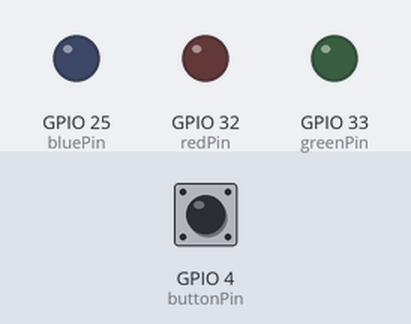
The sketch below on a simulated ESP32. Shown: output pins drawn as LEDs (lit = HIGH). Inputs (shaded band) come from the test bench; at power-on: GPIO 4 (buttonPin) HIGH.

Above: at 1.2 s.
1.3 s: GPIO 4 (buttonPin) pulled LOW for 0.15 s
At 1.9 s:
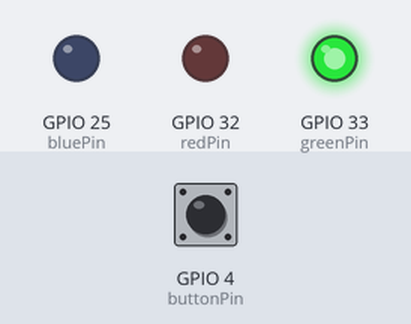
2.9 s: GPIO 4 (buttonPin) pulled LOW for 1 s
At 4.3 s:
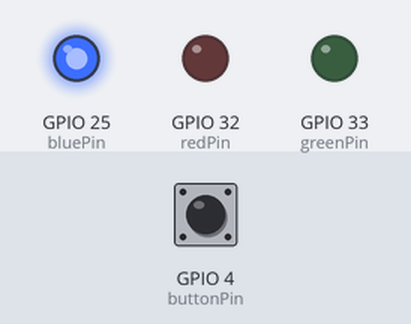
5.4 s: GPIO 4 (buttonPin) pulled LOW for 0.15 s
At 6.2 s:
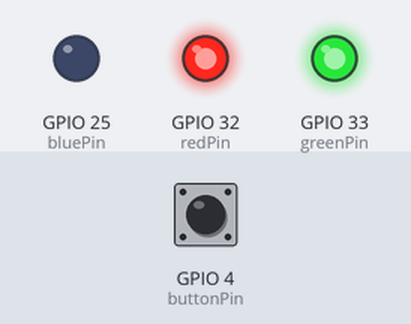
7.0 s: GPIO 4 (buttonPin) pulled LOW for 3.2 s
At 7.4 s:
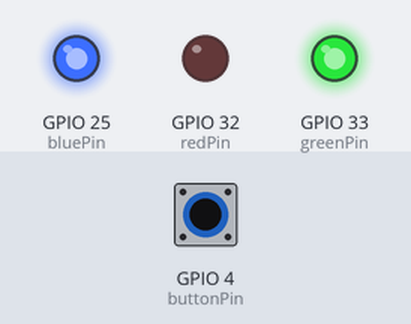
11.7 s: GPIO 4 (buttonPin) pulled LOW for 0.15 s
At 12.2 s:
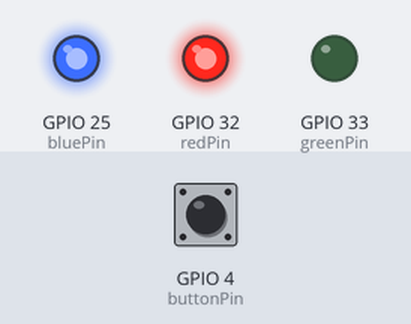
13.3 s: GPIO 4 (buttonPin) pulled LOW for 1 s
At 14.6 s:
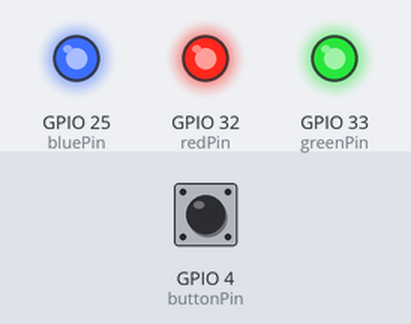
Timing chart, 0 to 16.3 s (numbered marks = the images above; inputs shaded):
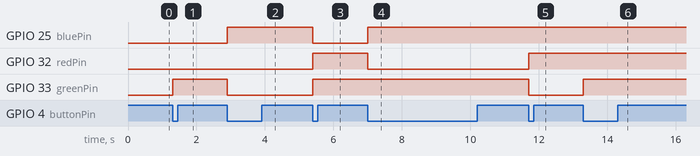

Measured:
- after the input at 1.3 s, GPIO 33 (greenPin): LOW → HIGH at once
- after the input at 2.9 s, GPIO 25 (bluePin): LOW → HIGH at once; GPIO 33 (greenPin): HIGH → LOW at once
- after the input at 5.4 s, GPIO 25 (bluePin): HIGH → LOW at once; GPIO 32 (redPin), GPIO 33 (greenPin): LOW → HIGH at once
- after the input at 7.0 s, GPIO 25 (bluePin): LOW → HIGH at once; GPIO 32 (redPin): HIGH → LOW at once
- after the input at 11.7 s, GPIO 32 (redPin): LOW → HIGH at once; GPIO 33 (greenPin): HIGH → LOW at once
- after the input at 13.3 s, GPIO 33 (greenPin): LOW → HIGH at once

The sketch:

sketch_oct22d.ino
```cpp
const int buttonPin = 4;
const int redPin = 32;
const int greenPin = 33;
const int bluePin = 25;

int colorState = 0;
int lastButtonState = HIGH;
int buttonState;

void setup() {
  Serial.begin(9600);
  pinMode(redPin, OUTPUT);
  pinMode(greenPin, OUTPUT);
  pinMode(bluePin, OUTPUT);
  pinMode(buttonPin, INPUT_PULLUP);
}

void loop() {
  buttonState = digitalRead(buttonPin);

  if (buttonState == LOW && lastButtonState == HIGH) {
    colorState = (colorState + 1) % 7;
    updateColor();
    delay(50);  // 消除按鈕彈跳
  }

  lastButtonState = buttonState;
}

void updateColor() {
  digitalWrite(redPin, LOW);
  digitalWrite(greenPin, LOW);
  digitalWrite(bluePin, LOW);

  switch (colorState) {
    case 0:
      digitalWrite(redPin, HIGH);  // 紅色
      break;
    case 1:
      digitalWrite(greenPin, HIGH);  // 綠色
      break;
    case 2:
      digitalWrite(bluePin, HIGH);  // 藍色
      break;
    case 3:
      digitalWrite(redPin, HIGH);  // 紅色 + 綠色
      digitalWrite(greenPin, HIGH);
      break;
    case 4:
      digitalWrite(greenPin, HIGH);  // 綠色 + 藍色
      digitalWrite(bluePin, HIGH);
      break;
    case 5:
      digitalWrite(redPin, HIGH);  // 紅色 + 藍色
      digitalWrite(bluePin, HIGH);
      break;
    case 6:
      digitalWrite(redPin, HIGH);  // 紅色 + 綠色 + 藍色
      digitalWrite(greenPin, HIGH);
      digitalWrite(bluePin, HIGH);
      break;
  }
}
```
